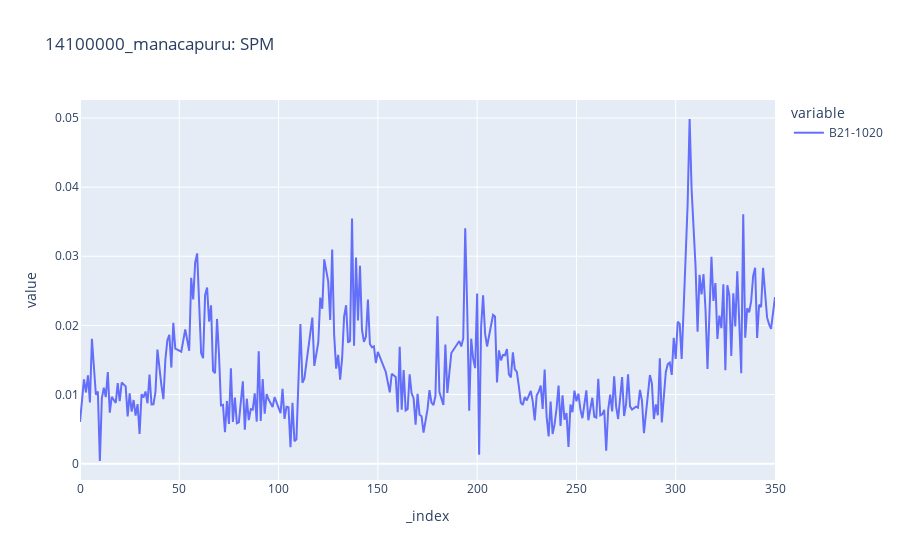

Here is the notebook cell this chart was saved with:
### Code cell
px.line(dbs_manacapuru_filter, y=['B21-1020'], height=600, title="14100000_manacapuru: SPM",
        hover_name="Datestr",
        hover_data=['B8-665', 'B17-865','CAMS','T865:float','A865:float','ABSVLDPX', 'mndwi', 'ndwi'])

### Figure 1 — Plotly figure (JSON) as saved in the notebook; plotly's stock layout.template omitted (floating-point values rounded to 4 significant figures; data arrays with more than 128 entries replaced by an {"elided": "..."} marker saying what was removed)
{"data": [{"customdata": {"elided": "318x8 float values"}, "hovertemplate": "<b>%{hovertext}</b><br><br>variable=B21-1020<br>_index=%{x}<br>value=%{y}<br>B8-665=%{customdata[0]}<br>B17-865=%{customdata[1]}<br>CAMS=%{customdata[2]}<br>T865:float=%{customdata[3]}<br>A865:float=%{customdata[4]}<br>ABSVLDPX=%{customdata[5]}<br>mndwi=%{customdata[6]}<br>ndwi=%{customdata[7]}<extra></extra>", "hovertext": {"elided": "318 str values"}, "legendgroup": "B21-1020", "line": {"color": "#636efa", "dash": "solid"}, "mode": "lines", "name": "B21-1020", "orientation": "v", "showlegend": true, "type": "scatter", "x": {"elided": "318 int values"}, "xaxis": "x", "y": {"elided": "318 float values"}, "yaxis": "y"}], "layout": {"autosize": true, "legend": {"title": {"text": "variable"}, "tracegroupgap": 0}, "title": {"text": "14100000_manacapuru: SPM"}, "xaxis": {"anchor": "y", "autorange": true, "domain": [0, 1], "range": [0, 350], "title": {"text": "_index"}, "type": "linear"}, "yaxis": {"anchor": "x", "autorange": true, "domain": [0, 1], "range": [-0.002362, 0.0526], "title": {"text": "value"}, "type": "linear"}}}
